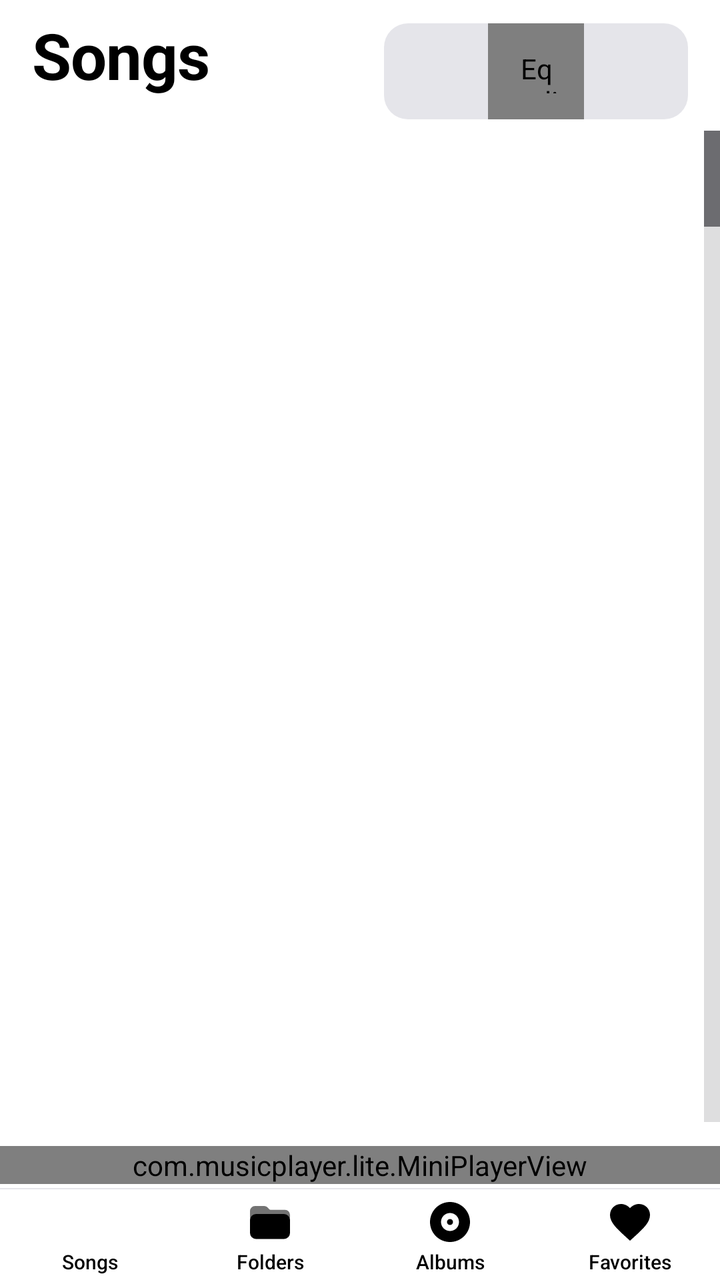
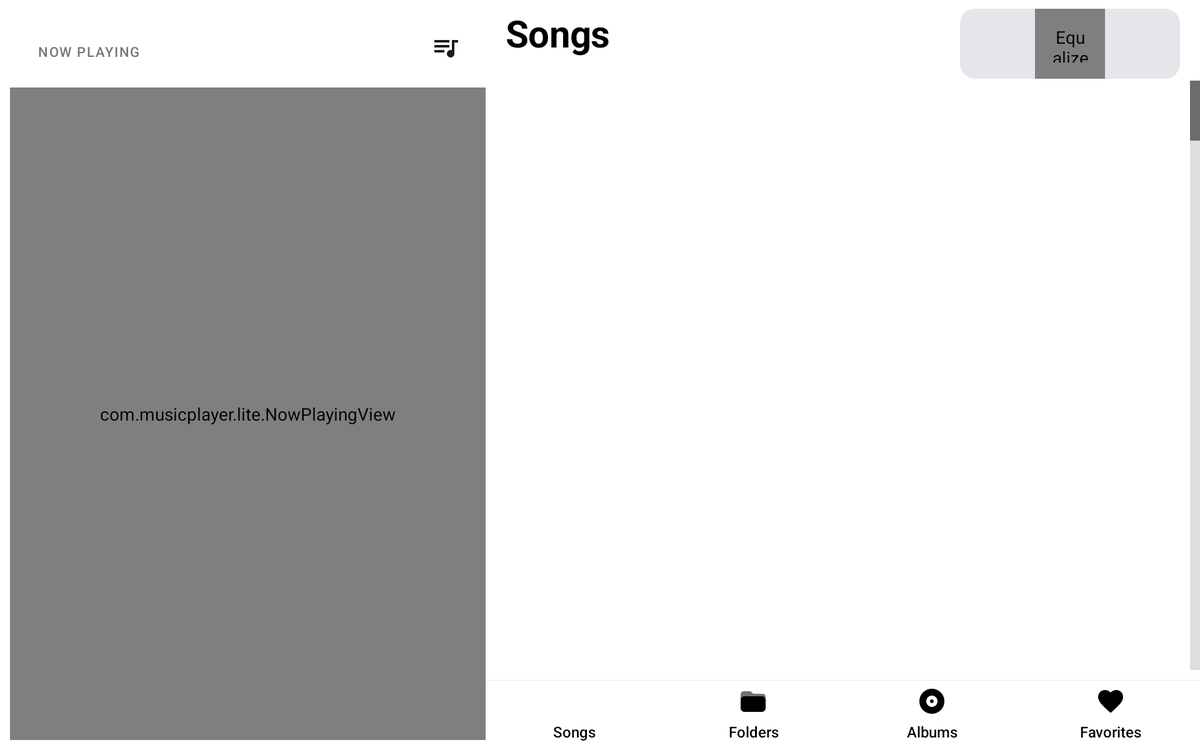

One screen, two layout resources from the same app: the default and the repository's alternative for another configuration. Each is rendered where Android would select it; the XML of both is given below.
<!-- AndroidManifest.xml: application theme AppTheme -->
<!-- res/layout/activity_library_new.xml -->
<?xml version="1.0" encoding="utf-8"?>
<LinearLayout xmlns:android="http://schemas.android.com/apk/res/android"
    xmlns:tools="http://schemas.android.com/tools"
    android:layout_width="match_parent"
    android:layout_height="match_parent"
    android:orientation="vertical">

    <include
        layout="@layout/part_library_main"
        android:layout_width="match_parent"
        android:layout_height="0dp"
        android:layout_weight="1" />

    <com.musicplayer.lite.MiniPlayerView
        android:id="@+id/mini"
        android:layout_width="match_parent"
        android:layout_height="wrap_content"
        android:layout_marginTop="4dp"
        android:layout_marginBottom="2dp"
        android:tag="glass:margin"
        tools:ignore="InconsistentLayout" />

    <include
        layout="@layout/part_tabs_new"
        android:layout_width="match_parent"
        android:layout_height="wrap_content" />
</LinearLayout>
<!-- res/layout/part_library_main.xml (included above) -->
<?xml version="1.0" encoding="utf-8"?>
<LinearLayout xmlns:android="http://schemas.android.com/apk/res/android"
    xmlns:app="http://schemas.android.com/apk/res-auto"
    android:layout_width="match_parent"
    android:layout_height="match_parent"
    android:orientation="vertical">

    <LinearLayout
        android:layout_width="match_parent"
        android:layout_height="wrap_content"
        android:gravity="center_vertical"
        android:minHeight="@dimen/topbar_height"
        android:orientation="horizontal"
        android:paddingStart="@dimen/gutter"
        android:paddingTop="6dp"
        android:paddingEnd="4dp">

        <LinearLayout
            android:layout_width="0dp"
            android:layout_height="wrap_content"
            android:layout_weight="1"
            android:orientation="vertical">

            <TextView
                android:id="@+id/title"
                style="@style/LargeTitle"
                android:text="@string/tab_songs" />

            <TextView
                android:id="@+id/subtitle"
                style="@style/TopSubtitle" />
        </LinearLayout>

        <LinearLayout
            android:layout_width="wrap_content"
            android:layout_height="wrap_content"
            android:layout_marginEnd="12dp"
            android:background="?attr/appPillTint"
            android:gravity="center_vertical"
            android:orientation="horizontal"
            android:paddingStart="4dp"
            android:paddingEnd="4dp"
            android:tag="glass:pill">

            <ImageButton
                android:id="@+id/btn_search"
                style="@style/IconButton"
                android:contentDescription="@string/cd_search"
                android:src="@drawable/ic_search" />

            <com.musicplayer.lite.EqBarsView
                android:id="@+id/btn_eq"
                style="@style/EqBarsButton"
                android:contentDescription="@string/cd_equalizer"
                app:barColor="@color/icon"
                app:bars="4" />

            <ImageButton
                android:id="@+id/btn_more"
                style="@style/IconButton"
                android:contentDescription="@string/cd_more"
                android:src="@drawable/ic_more_horiz" />
        </LinearLayout>
    </LinearLayout>

    <LinearLayout
        android:id="@+id/update_banner"
        android:layout_width="match_parent"
        android:layout_height="wrap_content"
        android:layout_marginStart="@dimen/gutter"
        android:layout_marginEnd="@dimen/gutter"
        android:layout_marginBottom="8dp"
        android:background="@drawable/bg_banner"
        android:gravity="center_vertical"
        android:minHeight="48dp"
        android:orientation="horizontal"
        android:paddingStart="16dp"
        android:paddingEnd="4dp"
        android:tag="glass:pill"
        android:visibility="gone">

        <ImageView
            android:layout_width="20dp"
            android:layout_height="20dp"
            android:importantForAccessibility="no"
            android:src="@drawable/ic_system_update"
            android:tint="?attr/appAccent" />

        <TextView
            android:id="@+id/update_banner_text"
            android:layout_width="0dp"
            android:layout_height="wrap_content"
            android:layout_marginStart="12dp"
            android:layout_weight="1"
            android:maxLines="2"
            android:textColor="@color/text_primary"
            android:textSize="14sp" />

        <TextView
            android:id="@+id/update_banner_action"
            style="@style/BannerAction"
            android:text="@string/upd_banner_action" />

        <ImageButton
            android:id="@+id/update_banner_close"
            style="@style/IconButton"
            android:contentDescription="@string/cd_dismiss"
            android:src="@drawable/ic_close" />
    </LinearLayout>

    <LinearLayout
        android:id="@+id/search_bar"
        android:tag="glass:pill"
        android:layout_width="match_parent"
        android:layout_height="44dp"
        android:layout_marginStart="@dimen/gutter"
        android:layout_marginEnd="@dimen/gutter"
        android:layout_marginBottom="8dp"
        android:background="?attr/appSearch"
        android:gravity="center_vertical"
        android:orientation="horizontal"
        android:visibility="gone">

        <ImageView
            android:layout_width="20dp"
            android:layout_height="20dp"
            android:layout_marginStart="14dp"
            android:importantForAccessibility="no"
            android:src="@drawable/ic_search"
            android:tint="@color/icon_dim" />

        <EditText
            android:id="@+id/search_input"
            android:layout_width="0dp"
            android:layout_height="match_parent"
            android:layout_weight="1"
            android:background="@null"
            android:hint="@string/search_hint"
            android:imeOptions="actionSearch|flagNoExtractUi"
            android:importantForAutofill="no"
            android:inputType="text"
            android:maxLines="1"
            android:paddingStart="12dp"
            android:paddingEnd="4dp"
            android:textColor="@color/text_primary"
            android:textColorHint="@color/text_tertiary"
            android:textSize="16sp" />

        <ImageButton
            android:id="@+id/search_close"
            style="@style/IconButton"
            android:contentDescription="@string/cd_search_close"
            android:src="@drawable/ic_close" />
    </LinearLayout>

    <FrameLayout
        android:layout_width="match_parent"
        android:layout_height="0dp"
        android:layout_weight="1"
        android:tag="glass:inset">

        <ListView
            android:id="@+id/list"
            android:layout_width="match_parent"
            android:layout_height="match_parent"
            android:clipToPadding="false"
            android:divider="@drawable/divider_inset"
            android:dividerHeight="0.5dp"
            android:drawSelectorOnTop="true"
            android:footerDividersEnabled="false"
            android:headerDividersEnabled="false"
            android:fastScrollEnabled="true"
            android:listSelector="@android:color/transparent"
            android:paddingBottom="8dp"
            android:scrollbars="none" />

        <LinearLayout
            android:id="@+id/empty"
            android:layout_width="match_parent"
            android:layout_height="match_parent"
            android:gravity="center"
            android:orientation="vertical"
            android:padding="32dp"
            android:visibility="gone">

            <ImageView
                android:id="@+id/empty_icon"
                android:layout_width="64dp"
                android:layout_height="64dp"
                android:importantForAccessibility="no"
                android:src="@drawable/ic_music_note"
                android:tint="@color/icon_dim" />

            <TextView
                android:id="@+id/empty_title"
                android:layout_width="wrap_content"
                android:layout_height="wrap_content"
                android:layout_marginTop="16dp"
                android:fontFamily="sans-serif-medium"
                android:gravity="center"
                android:textColor="@color/text_primary"
                android:textSize="18sp" />

            <TextView
                android:id="@+id/empty_body"
                android:layout_width="match_parent"
                android:layout_height="wrap_content"
                android:layout_marginTop="8dp"
                android:gravity="center"
                android:textColor="@color/text_secondary"
                android:textSize="14sp" />

            <TextView
                android:id="@+id/empty_action"
                style="@style/PillAccent"
                android:layout_marginTop="24dp"
                android:clickable="true"
                android:focusable="true" />
        </LinearLayout>
    </FrameLayout>
</LinearLayout>
<!-- res/layout/part_tabs_new.xml (included above) -->
<?xml version="1.0" encoding="utf-8"?>
<LinearLayout xmlns:android="http://schemas.android.com/apk/res/android"
    android:id="@+id/tabs"
    android:layout_width="match_parent"
    android:layout_height="wrap_content"
    android:background="@drawable/bg_tabbar"
    android:orientation="horizontal"
    android:tag="glass:tabs,margin">

    <TextView
        android:id="@+id/tab_songs"
        style="@style/TabNew"
        android:drawableTop="@drawable/ic_music_note"
        android:text="@string/tab_songs" />

    <TextView
        android:id="@+id/tab_folders"
        style="@style/TabNew"
        android:drawableTop="@drawable/ic_folder_duo"
        android:text="@string/tab_folders" />

    <TextView
        android:id="@+id/tab_albums"
        style="@style/TabNew"
        android:drawableTop="@drawable/ic_album"
        android:text="@string/tab_albums" />

    <TextView
        android:id="@+id/tab_favorites"
        style="@style/TabNew"
        android:drawableTop="@drawable/ic_favorite"
        android:text="@string/tab_favorites" />
</LinearLayout>
<!-- resources referenced by this layout -->
<resources>
  <!-- from res/values-notnight/ -->
  <color name="icon">#1C1C1E</color>
  <!-- from res/values-notnight/ -->
  <color name="icon_dim">#8E8E93</color>
  <!-- from res/values-notnight/ -->
  <color name="text_primary">#000000</color>
  <!-- from res/values-notnight/ -->
  <color name="text_secondary">#6C6C70</color>
  <!-- from res/values-notnight/ -->
  <color name="text_tertiary">#75757A</color>
  <dimen name="gutter">16dp</dimen>
  <dimen name="topbar_height">56dp</dimen>
  <!-- drawable divider_inset (drawable) -->
  <?xml version="1.0" encoding="utf-8"?>
  <inset xmlns:android="http://schemas.android.com/apk/res/android"
      android:insetLeft="78dp">
      <shape android:shape="rectangle">
          <size android:height="0.5dp" />
          <solid android:color="@color/divider" />
      </shape>
  </inset>
  <string name="cd_dismiss">Dismiss</string>
  <string name="cd_equalizer">Equalizer</string>
  <string name="cd_more">More options</string>
  <string name="cd_search">Search</string>
  <string name="cd_search_close">Close search</string>
  <string name="search_hint">Search songs, artists, albums</string>
  <string name="tab_albums">Albums</string>
  <string name="tab_favorites">Favorites</string>
  <string name="tab_folders">Folders</string>
  <string name="tab_songs">Songs</string>
  <string name="upd_banner_action">Update</string>
  <style name="PillAccent" parent="Pill">
          <item name="android:background">@drawable/bg_pill_accent</item>
          <item name="android:textColor">@color/on_accent</item>
          <item name="android:drawableTint">@color/on_accent</item>
      </style>
  <!-- from res/values-notnight/ -->
  <color name="bg">#FFFFFF</color>
  <!-- from res/values-notnight/ -->
  <color name="divider">#E5E5EA</color>
  <dimen name="icon_btn">48dp</dimen>
  <dimen name="text_large_title">32sp</dimen>
  <!-- from res/values-notnight/ -->
  <color name="on_accent">#FFFFFF</color>
  <dimen name="n_tabbar_height">46dp</dimen>
  <!-- drawable bg_tab (drawable) -->
  <?xml version="1.0" encoding="utf-8"?>
  <ripple xmlns:android="http://schemas.android.com/apk/res/android"
      android:color="@color/ripple">
      <item android:id="@android:id/mask">
          <color android:color="#FFFFFFFF" />
      </item>
  </ripple>
  <dimen name="n_text_tab">10sp</dimen>
  <dimen name="text_top_subtitle">12sp</dimen>
  <!-- from res/values-notnight/ -->
  <color name="surface">#F2F2F7</color>
  <!-- from res/values-notnight/ -->
  <color name="accent_text">#D70015</color>
  <!-- from res/values-notnight/ -->
  <color name="ripple">#1F000000</color>
  <!-- from res/values-notnight/ -->
  <style name="AppPopup" parent="android:Widget.Material.Light.PopupMenu">
          <item name="android:popupBackground">@color/surface</item>
      </style>
  <!-- from res/values-notnight/ -->
  <color name="accent">#E5202B</color>
  <!-- drawable bg_art (drawable) -->
  <?xml version="1.0" encoding="utf-8"?>
  <shape xmlns:android="http://schemas.android.com/apk/res/android"
      android:shape="rectangle">
      <solid android:color="@color/surface_raised" />
      <corners android:radius="6dp" />
  </shape>
  <!-- drawable bg_card (drawable) -->
  <?xml version="1.0" encoding="utf-8"?>
  <shape xmlns:android="http://schemas.android.com/apk/res/android"
      android:shape="rectangle">
      <solid android:color="@color/grouped_card" />
      <corners android:radius="12dp" />
  </shape>
  <dimen name="pill_height">44dp</dimen>
  <!-- from res/values-notnight/ -->
  <color name="surface_raised">#E5E5EA</color>
  <!-- from res/values-notnight/ -->
  <color name="grouped_card">#FFFFFF</color>
  <!-- from res/values-notnight/ -->
  <color name="outline">#C6C6C8</color>
  <!-- from res/values-notnight/ -->
  <color name="eq_track">#E5E5EA</color>
  <!-- some entries are left out for length -->
</resources>
<!-- res/layout-w640dp-h400dp-land/activity_library_new.xml (the repository's variant of the layout above) -->
<!-- drawn on a 7-inch tablet turned sideways -->
<?xml version="1.0" encoding="utf-8"?>
<LinearLayout xmlns:android="http://schemas.android.com/apk/res/android"
    xmlns:tools="http://schemas.android.com/tools"
    android:layout_width="match_parent"
    android:layout_height="match_parent"
    android:baselineAligned="false"
    android:orientation="horizontal">

    <LinearLayout
        android:layout_width="0dp"
        android:layout_height="match_parent"
        android:layout_marginStart="8dp"
        android:layout_marginTop="6dp"
        android:layout_marginBottom="8dp"
        android:layout_weight="2"
        android:background="@drawable/bg_mini"
        android:orientation="vertical"
        android:tag="glass:card">

        <LinearLayout style="@style/TopBar">

            <TextView
                style="@style/SectionLabel"
                android:layout_width="0dp"
                android:layout_weight="1"
                android:text="@string/now_playing" />

            <ImageButton
                android:id="@+id/btn_queue"
                style="@style/IconButton"
                android:contentDescription="@string/cd_queue"
                android:src="@drawable/ic_queue_music"
                tools:ignore="InconsistentLayout" />
        </LinearLayout>

        <com.musicplayer.lite.NowPlayingView
            android:id="@+id/np"
            android:layout_width="match_parent"
            android:layout_height="0dp"
            android:layout_weight="1"
            tools:ignore="InconsistentLayout,NestedWeights" />
    </LinearLayout>

    <LinearLayout
        android:layout_width="0dp"
        android:layout_height="match_parent"
        android:layout_weight="3"
        android:orientation="vertical"
        tools:ignore="NestedWeights">

        <include
            layout="@layout/part_library_main"
            android:layout_width="match_parent"
            android:layout_height="0dp"
            android:layout_weight="1" />

        <include
            layout="@layout/part_tabs_new"
            android:layout_width="match_parent"
            android:layout_height="wrap_content" />
    </LinearLayout>
</LinearLayout>
<!-- resources referenced by the variant -->
<!-- as a 7-inch tablet turned sideways resolves them -->
<resources>
  <!-- from res/values-notnight/ -->
  <color name="icon">#1C1C1E</color>
  <!-- from res/values-notnight/ -->
  <color name="icon_dim">#8E8E93</color>
  <!-- from res/values-notnight/ -->
  <color name="text_primary">#000000</color>
  <!-- from res/values-notnight/ -->
  <color name="text_secondary">#6C6C70</color>
  <!-- from res/values-notnight/ -->
  <color name="text_tertiary">#75757A</color>
  <dimen name="gutter">16dp</dimen>
  <!-- from res/values-w640dp-h400dp-land/ -->
  <dimen name="topbar_height">64dp</dimen>
  <string name="cd_dismiss">Dismiss</string>
  <string name="cd_equalizer">Equalizer</string>
  <string name="cd_more">More options</string>
  <string name="cd_queue">Up next</string>
  <string name="cd_search">Search</string>
  <string name="cd_search_close">Close search</string>
  <string name="now_playing">Now playing</string>
  <string name="search_hint">Search songs, artists, albums</string>
  <string name="tab_albums">Albums</string>
  <string name="tab_favorites">Favorites</string>
  <string name="tab_folders">Folders</string>
  <string name="tab_songs">Songs</string>
  <string name="upd_banner_action">Update</string>
  <style name="PillAccent" parent="Pill">
          <item name="android:background">@drawable/bg_pill_accent</item>
          <item name="android:textColor">@color/on_accent</item>
          <item name="android:drawableTint">@color/on_accent</item>
      </style>
  <!-- from res/values-notnight/ -->
  <color name="bg">#FFFFFF</color>
  <!-- from res/values-notnight/ -->
  <color name="divider">#E5E5EA</color>
  <!-- from res/values-w640dp-h400dp-land/ -->
  <dimen name="icon_btn">56dp</dimen>
  <!-- from res/values-w640dp-h400dp-land/ -->
  <dimen name="text_large_title">30sp</dimen>
  <!-- from res/values-notnight/ -->
  <color name="on_accent">#FFFFFF</color>
  <!-- from res/values-w640dp-h400dp-land/ -->
  <dimen name="n_tabbar_height">56dp</dimen>
  <!-- drawable bg_tab (drawable) -->
  <?xml version="1.0" encoding="utf-8"?>
  <ripple xmlns:android="http://schemas.android.com/apk/res/android"
      android:color="@color/ripple">
      <item android:id="@android:id/mask">
          <color android:color="#FFFFFFFF" />
      </item>
  </ripple>
  <!-- from res/values-w640dp-h400dp-land/ -->
  <dimen name="n_text_tab">12sp</dimen>
  <!-- from res/values-w640dp-h400dp-land/ -->
  <dimen name="text_top_subtitle">13sp</dimen>
  <!-- from res/values-notnight/ -->
  <color name="surface">#F2F2F7</color>
  <!-- from res/values-notnight/ -->
  <color name="accent_text">#D70015</color>
  <!-- from res/values-notnight/ -->
  <color name="ripple">#1F000000</color>
  <!-- from res/values-notnight/ -->
  <style name="AppPopup" parent="android:Widget.Material.Light.PopupMenu">
          <item name="android:popupBackground">@color/surface</item>
      </style>
  <!-- from res/values-notnight/ -->
  <color name="accent">#E5202B</color>
  <!-- drawable bg_art (drawable) -->
  <?xml version="1.0" encoding="utf-8"?>
  <shape xmlns:android="http://schemas.android.com/apk/res/android"
      android:shape="rectangle">
      <solid android:color="@color/surface_raised" />
      <corners android:radius="6dp" />
  </shape>
  <!-- drawable bg_card (drawable) -->
  <?xml version="1.0" encoding="utf-8"?>
  <shape xmlns:android="http://schemas.android.com/apk/res/android"
      android:shape="rectangle">
      <solid android:color="@color/grouped_card" />
      <corners android:radius="12dp" />
  </shape>
  <!-- from res/values-w640dp-h400dp-land/ -->
  <dimen name="pill_height">52dp</dimen>
  <!-- from res/values-notnight/ -->
  <color name="surface_raised">#E5E5EA</color>
  <!-- from res/values-notnight/ -->
  <color name="grouped_card">#FFFFFF</color>
  <!-- from res/values-notnight/ -->
  <color name="outline">#C6C6C8</color>
  <!-- from res/values-notnight/ -->
  <color name="eq_track">#E5E5EA</color>
  <!-- some entries are left out for length -->
</resources>
